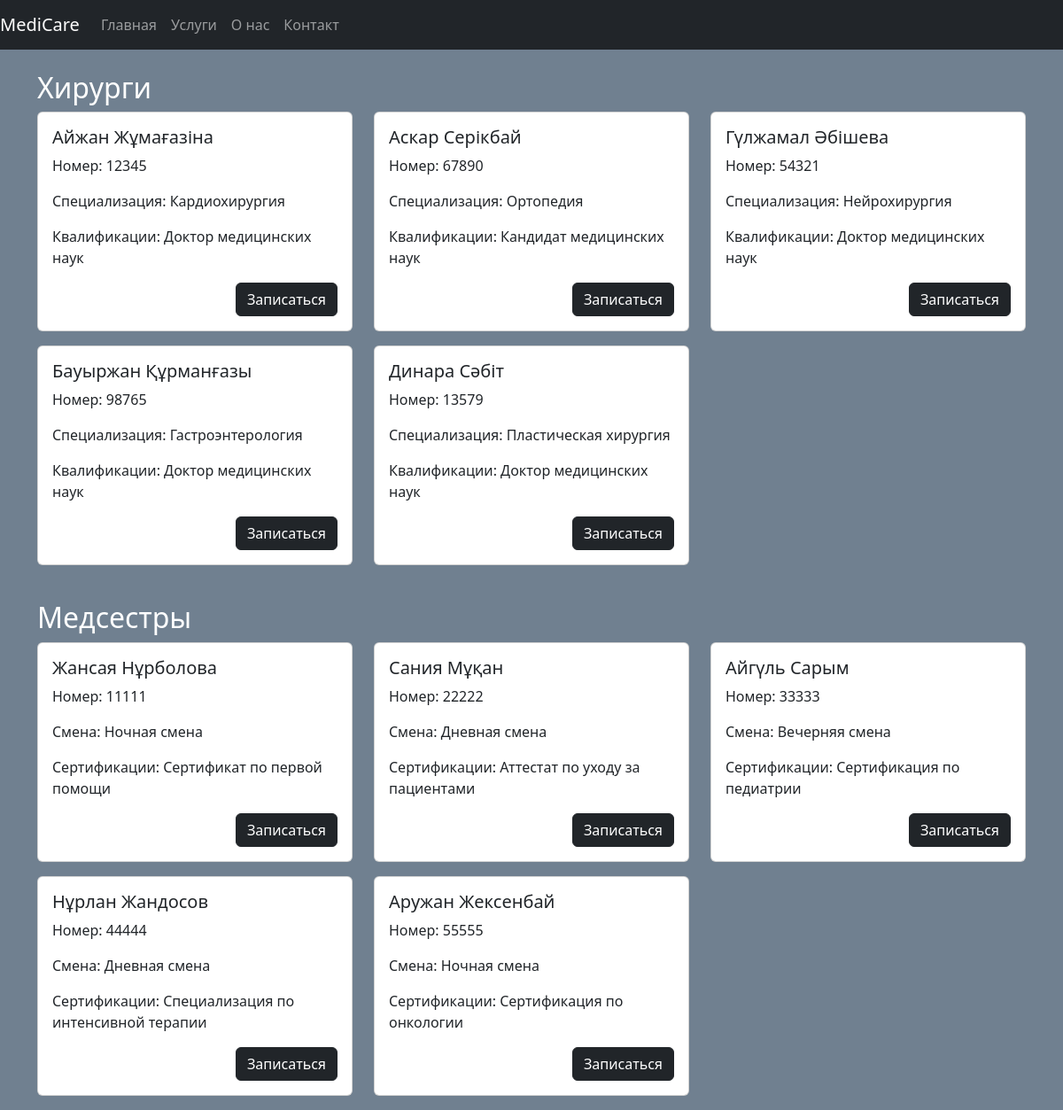
The page /remedy/ on the database its author committed.
### medicine/models.py (models this page shows, shortened)
class Surgeons(models.Model):
    name = models.CharField(max_length=225)
    Lastname = models.CharField(max_length=225)
    number = models.CharField(max_length=225)
    specialization = models.CharField(max_length=225, blank=True, null=True)
    qualifications = models.TextField(blank=True, null=True)

class Nurses(models.Model):
    name = models.CharField(max_length=225)
    Lastname = models.CharField(max_length=225)
    number = models.CharField(max_length=225)
    shift = models.CharField(max_length=50, blank=True, null=True)
    certifications = models.TextField(blank=True, null=True)

### medicine/views.py (the view)
# urls.py: re_path(r'^remedy/$', remedy),
def remedy(request):
    surgeon = Surgeons.objects.all()
    nurse = Nurses.objects.all()
    return render(request, 'med/remedy.html', {'surgeons': surgeon, 'nurses': nurse})

### medicine/templates/med/remedy.html (shortened to what this page needs)
{% load static %}
<!DOCTYPE html>
<html lang="en">
<head>
    <link rel="stylesheet" href="{% static 'css/styles.css' %}">
    <link rel="stylesheet" href="https://cdn.jsdelivr.net/npm/bootstrap@5.3.0/dist/css/bootstrap.min.css">
</head>
<body style="background-color: slategrey; color: white;">
<nav class="navbar navbar-expand-lg navbar-dark bg-dark">
    <a class="navbar-brand" href="#">MediCare</a>
    <div class="collapse navbar-collapse" id="navbarNav">
        <ul class="navbar-nav ml-auto">
            <li class="nav-item">
                <a class="nav-link {% if page == 'index' %}active{% endif %}" href="/">Главная</a>
            </li>
            <li class="nav-item">
                <a class="nav-link {% if page == 'services' %}active{% endif %}" href="/service">Услуги</a>
            </li>
            <li class="nav-item">
                <a class="nav-link {% if page == 'about' %}active{% endif %}" href="/about">О нас</a>
            </li>
            <li class="nav-item">
                <a class="nav-link {% if page == 'contact' %}active{% endif %}" href="/contact">Контакт</a>
            </li>
        </ul>
    </div>
</nav>
<section id="surgeons" class="mt-4">
    <div class="container">
        <h2>Хирурги</h2>
        <div class="row">
            {% for surgeon in surgeons %}
                <div class="col-md-4 mb-3">
                    <div class="card h-100">
                        <div class="card-body">
                            <h5 class="card-title">{{ surgeon.name }} {{ surgeon.Lastname }}</h5>
                            <p class="card-text">Номер: {{ surgeon.number }}</p>
                            <p class="card-text">Специализация: {{ surgeon.specialization }}</p>
                            <p class="card-text">Квалификации: {{ surgeon.qualifications }}</p>
                            <div class="text-end mt-3">
                                <button class="btn btn-dark">Записаться</button>
                            </div>
                        </div>
                    </div>
                </div>
            {% endfor %}
        </div>
    </div>
</section>
<section id="nurses" class="mt-4">
    <div class="container">
        <h2>Медсестры</h2>
        <div class="row">
            {% for nurse in nurses %}
                <div class="col-md-4 mb-3">
                    <div class="card h-100">
                        <div class="card-body">
                            <h5 class="card-title">{{ nurse.name }} {{ nurse.Lastname }}</h5>
                            <p class="card-text">Номер: {{ nurse.number }}</p>
                            <p class="card-text">Смена: {{ nurse.shift }}</p>
                            <p class="card-text">Сертификации: {{ nurse.certifications }}</p>
                            <div class="text-end mt-3">
                                <button class="btn btn-dark">Записаться</button>
                            </div>
                        </div>
                    </div>
                </div>
            {% endfor %}
        </div>
    </div>
</section>
</body>
</html>

### medicine/static/css/styles.css (style rules this page uses)
body { font-family: Arial, sans-serif; margin: 0; padding: 0; }

### rows shown on the page
Surgeons: name "Айжан", Lastname "Жұмағазіна", number "12345", specialization "Кардиохирургия", qualifications "Доктор медицинских наук"
Surgeons: name "Аскар", Lastname "Серікбай", number "67890", specialization "Ортопедия", qualifications "Кандидат медицинских наук"
Surgeons: name "Гүлжамал", Lastname "Әбішева", number "54321", specialization "Нейрохирургия", qualifications "Доктор медицинских наук"
Surgeons: name "Бауыржан", Lastname "Құрманғазы", number "98765", specialization "Гастроэнтерология", qualifications "Доктор медицинских наук"
Surgeons: name "Динара", Lastname "Сәбіт", number "13579", specialization "Пластическая хирургия", qualifications "Доктор медицинских наук"
Nurses: name "Жансая", Lastname "Нұрболова", number "11111", shift "Ночная смена", certifications "Сертификат по первой помощи"
Nurses: name "Сания", Lastname "Мұқан", number "22222", shift "Дневная смена", certifications "Аттестат по уходу за пациентами"
Nurses: name "Айгүль", Lastname "Сарым", number "33333", shift "Вечерняя смена", certifications "Сертификация по педиатрии"
Nurses: name "Нұрлан", Lastname "Жандосов", number "44444", shift "Дневная смена", certifications "Специализация по интенсивной терапии"
Nurses: name "Аружан", Lastname "Жексенбай", number "55555", shift "Ночная смена", certifications "Сертификация по онкологии"
